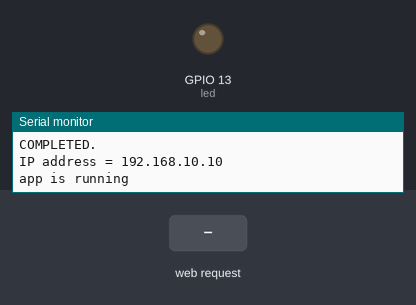
This sketch was run on a simulated ESP8266 (NodeMCU). Shown: output pins drawn as LEDs (lit = HIGH), the last lines printed to the serial monitor. Inputs (shaded band) come from the test bench.

Above: at 1.7 s.
1.8 s: HTTP request GET /LEDOn received
At 2.4 s:
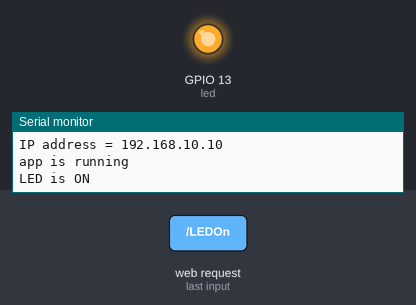
3.3 s: HTTP request GET / received
At 3.6 s:
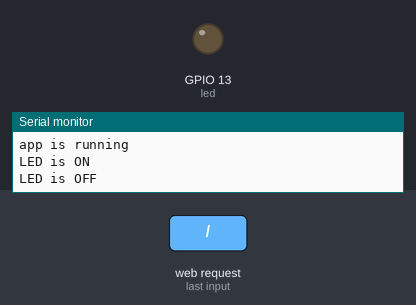
Timing chart, 0 to 6.3 s (numbered marks = the images above; inputs shaded):
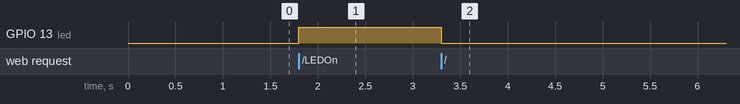

The sketch:

03-LED___ESP.ino
```cpp
// author : Badiei

#include <ESP8266WiFi.h>
#include <ESP8266WebServer.h>

ESP8266WebServer server(80);
uint8_t led = 13;
bool ledMode = LOW;

IPAddress local_IP(192,168,10,10);
IPAddress gateway(192,168,10,1);
IPAddress subnet(255,255,255,0);

const char *ssid = "Badiei";
const char *password = "ab2281377";

void setup()
{
  Serial.begin(115200);
  WiFi.disconnect();

  pinMode(led, OUTPUT);

  Serial.print("The name of Access Point is ");
  Serial.println(ssid);
  Serial.println();

  WiFi.softAP(ssid, password);

  Serial.println("Configuration of Access Point with Selected IP address ... ");

  if(WiFi.softAPConfig(local_IP, gateway, subnet)){
  Serial.println("Configuration with selected IP address COMPLETED.");
  }
  else{
    Serial.println("settings of Access Point ... ");
  }
   delay(250);

  Serial.println();
  Serial.println("settings of Access Point ... ");

  if(WiFi.softAP(ssid,password)){
  Serial.println("COMPLETED.");
  }
  else{
    Serial.println("Failed!!!");
  }

  Serial.println();
  Serial.print("IP address = ");
  Serial.println(WiFi.softAPIP());
  delay(250);

  server.on("/", mainPage);
  server.on("/LEDOn", ledOnRoutes);
  server.on("/LEDOff", ledOffRoutes);
  server.onNotFound(NotFoundRoutes);

  Serial.println();
  server.begin();
  Serial.println("app is running");
}

void loop() {

  server.handleClient();
  if(ledMode)
  {
    digitalWrite(led, HIGH);
  }
  else{
    digitalWrite(led, LOW);
  }

}

void NotFoundRoutes(){
  server.send(404, "text/plain", "your page does not exist. choose /ledon route or /ledoff");
}

void mainPage() {
  ledMode = LOW;
  Serial.println();
  Serial.println("LED is OFF");
  server.send(200, "text/html", HtmlPage(ledMode));
}

void ledOnRoutes() {
  ledMode = HIGH;
  Serial.println();
  Serial.println("LED is ON");
  server.send(200, "text/html", HtmlPage(true));
}

void ledOffRoutes() {
  ledMode = LOW;
  Serial.println("LED is OFF");
  server.send(200, "text/html", HtmlPage(false));
}

String HtmlPage(uint8_t ledmode){
  String LStr = "<!DOCTYPE html> <html>\n";
  LStr +="<head><meta name=\"viewport\" content=\"width=device-width, initial-scale=1.0, user-scalable=no\">\n";
  LStr +="<title>LED Control</title>\n";
  LStr +="</head>\n";
  LStr +="<body>\n";
  if(ledmode){
   LStr +="<h1>LED turns ON</h1>\n";
  }
  else{
   LStr +="<h1>LED turns OFF</h1>\n";
  }
  LStr +="</body>\n";
  LStr +="</html>\n";
  return LStr;
}
```

Measured:
- after the input at 1.8 s, GPIO 13 (led): LOW → HIGH at once
- after the input at 3.3 s, GPIO 13 (led): HIGH → LOW at once
